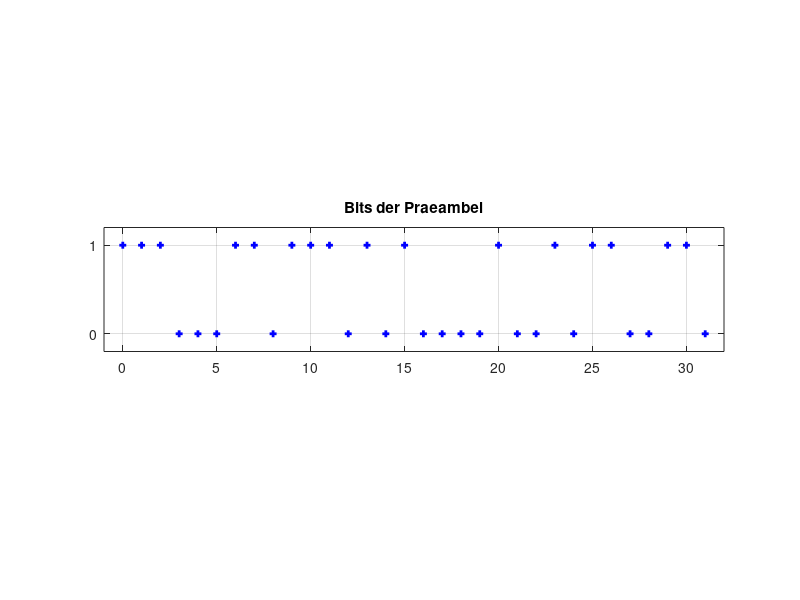
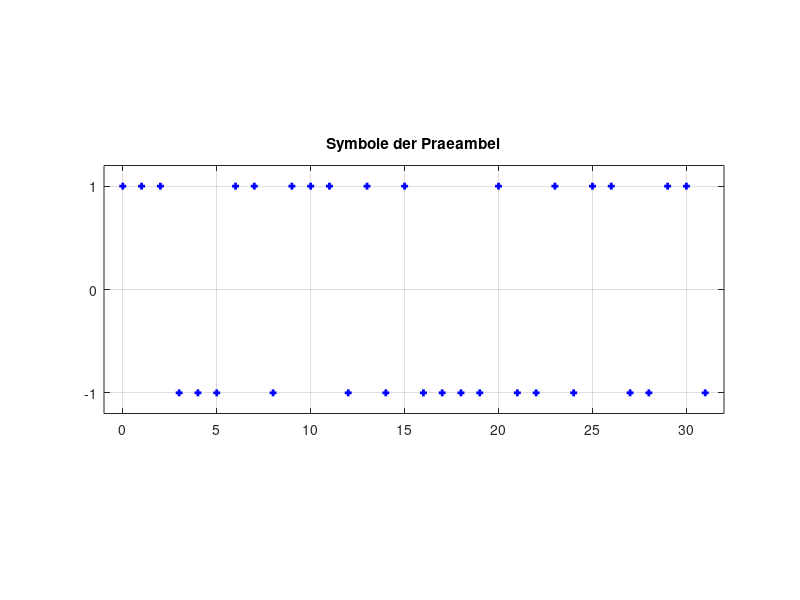
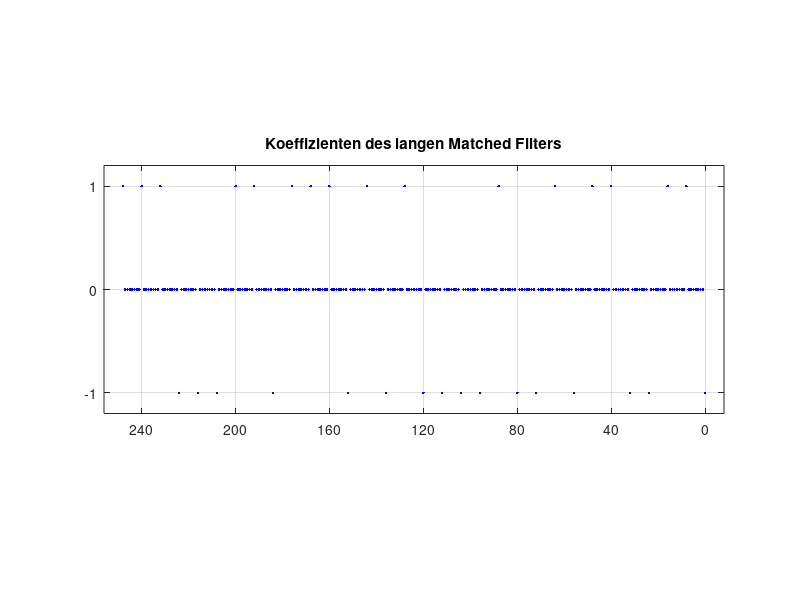

Recreate these plots in MATLAB, in order.
function demod_gfsk_machted_filter
% Matched Filter fuer die Praeambel-Korrelation
%
%------------------------------------------------
% (c) Eberhard Gamm (www.ibega.de),
%     LIKE (www.like.e-technik.uni-erlangen.de),
%     2013
%------------------------------------------------

close all;

% Bits der Praeambel
p_p = [ 1 0 1 0 0 ];
m_p = length(p_p);
M_p = 2^m_p - 1;
b_p = zeros( 1, M_p + 1 );
reg = ones( 1, m_p );
for i = 1 : M_p
    b_p(i) = reg(end);
    reg = mod( [ 0 reg(1:end-1) ] + reg(end) * p_p, 2 );
end
% Symbole der Praeambel
s_p = 2 * b_p - 1;
% Matched Filter
h_m = fliplr( kron( s_p, [ 1 zeros(1,7) ] ) );
h_m = h_m( 8 : end );
n_m = 0 : 8 * M_p;

figure(1);
plot(0:M_p,b_p,'bs','Linewidth',3,'Markersize',2);
grid;
set(gca,'XTick',0:5:M_p);
set(gca,'YTick',[0 1]);
axis([-1 M_p+1 -0.2 1.2]);
set(gca,'PlotBoxAspectRatio',[1 0.2 1]);
title('Bits der Praeambel');

figure(2);
plot(0:M_p,s_p,'bs','Linewidth',3,'Markersize',2);
grid;
set(gca,'XTick',0:5:M_p);
set(gca,'YTick',[-1 0 1]);
axis([-1 M_p+1 -1.2 1.2]);
set(gca,'PlotBoxAspectRatio',[1 0.4 1]);
title('Symbole der Praeambel');

figure(3);
plot(n_m,h_m,'b.');
set(gca,'XDir','Reverse');
grid;
set(gca,'XTick',8*(0:5:M_p));
set(gca,'YTick',[-1 0 1]);
axis([-8 8*M_p+8 -1.2 1.2]);
set(gca,'PlotBoxAspectRatio',[1 0.4 1]);
title('Koeffizienten des langen Matched Filters');
